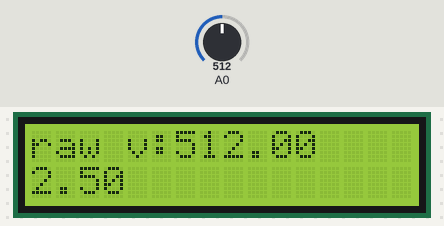
The sketch below on a simulated Arduino Uno, built with avr-gcc and run on an emulated ATmega328P. Shown: 16×2 character LCD. The test bench sets the inputs (shaded band); at power-on: A0 = 512.

Above: at 0.21 s.
1.3 s: A0 set to 716
At 2.62 s:
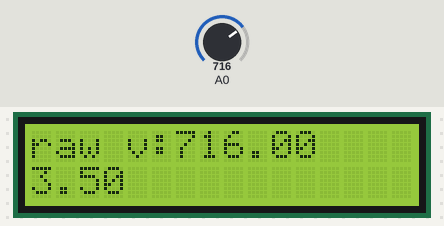
3.9 s: A0 set to 900
At 5.04 s:
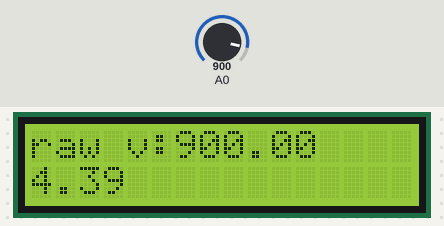
6.3 s: A0 set to 1023
At 7.45 s:
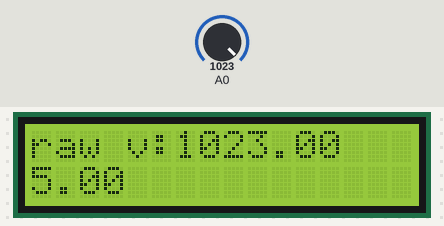
Timing chart, 0 to 9.3 s (numbered marks = the images above; inputs shaded):
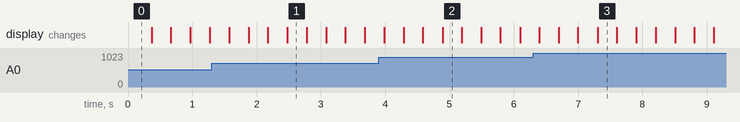

The sketch:

lcdDisplay.ino
```cpp
/**
     connect temp sensor DS18B20, connect LCD
     LCD :  2-7
     DS18B20: 12
*/


#include <LiquidCrystal.h>


#define ONE_WIRE_BUS 12 /*-(Connect to Pin 2 )-*/
//LiquidCrystal lcd(7, 6, 5, 4, 3, 2);
LiquidCrystal lcd(2, 3, 4, 5, 6, 7 );

const int IS_DEBUG = false;


void setup() {
  // put your setup code here, to run once:
  if (IS_DEBUG)
  {
  }
  lcd.begin(16, 2);
  lcd.display();
}


void loop() {

  static int i = 4;


  if (i % 4 != 0)
  {
    lcd.print(".");
    delay(300);
    i++;
    return;
  }
  i = 1;


  // put your main code here, to run repeatedly:
  char text[] = "A0:";
  /**
   *
   * analogRead()
     Description
     Reads the value from the specified analog pin. The Arduino board contains a 6 channel (8 channels on the Mini and Nano, 16 on the Mega), 10-bit analog to digital converter.
     This means that it will map input voltages between 0 and 5 volts into integer values between 0 and 1023. This yields a resolution between readings of: 5 volts / 1024 units or, .0049 volts (4.9 mV) per unit.
     The input range and resolution can be changed using analogReference().
   */
  double analogReadvalue = analogRead(A0);
  lcd.clear();
  lcd.setCursor(0, 0);
  lcd.print("raw v:");
  lcd.print(analogReadvalue );
  lcd.setCursor(0, 1);
  lcd.print(analogReadvalue*5.0/1024.0  );


  delay(300);


}
```
